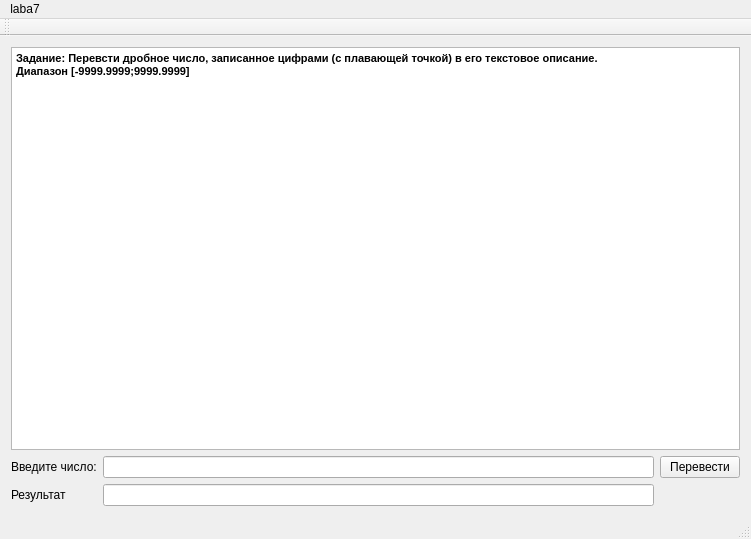
<?xml version="1.0" encoding="UTF-8"?>
<ui version="4.0">
 <class>laba7</class>
 <widget class="QMainWindow" name="laba7">
  <property name="geometry">
   <rect>
    <x>0</x>
    <y>0</y>
    <width>751</width>
    <height>539</height>
   </rect>
  </property>
  <property name="windowTitle">
   <string>laba7</string>
  </property>
  <widget class="QWidget" name="centralWidget">
   <layout class="QGridLayout" name="gridLayout">
    <item row="1" column="1">
     <widget class="QLineEdit" name="Number">
      <property name="focusPolicy">
       <enum>Qt::StrongFocus</enum>
      </property>
     </widget>
    </item>
    <item row="1" column="2">
     <widget class="QPushButton" name="pushButton">
      <property name="focusPolicy">
       <enum>Qt::StrongFocus</enum>
      </property>
      <property name="text">
       <string>Перевести</string>
      </property>
      <property name="shortcut">
       <string>Return</string>
      </property>
      <property name="autoDefault">
       <bool>false</bool>
      </property>
     </widget>
    </item>
    <item row="2" column="1">
     <widget class="QLineEdit" name="Result">
      <property name="focusPolicy">
       <enum>Qt::NoFocus</enum>
      </property>
      <property name="readOnly">
       <bool>true</bool>
      </property>
     </widget>
    </item>
    <item row="0" column="0" colspan="3">
     <widget class="QTextEdit" name="textEdit">
      <property name="focusPolicy">
       <enum>Qt::NoFocus</enum>
      </property>
      <property name="html">
       <string>&lt;!DOCTYPE HTML PUBLIC &quot;-//W3C//DTD HTML 4.0//EN&quot; &quot;http://www.w3.org/TR/REC-html40/strict.dtd&quot;&gt;
&lt;html&gt;&lt;head&gt;&lt;meta name=&quot;qrichtext&quot; content=&quot;1&quot; /&gt;&lt;style type=&quot;text/css&quot;&gt;
p, li { white-space: pre-wrap; }
&lt;/style&gt;&lt;/head&gt;&lt;body style=&quot; font-family:'MS Shell Dlg 2'; font-size:7.8pt; font-weight:400; font-style:normal;&quot;&gt;
&lt;p style=&quot; margin-top:0px; margin-bottom:0px; margin-left:0px; margin-right:0px; -qt-block-indent:0; text-indent:0px;&quot;&gt;&lt;span style=&quot; font-size:8pt; font-weight:600;&quot;&gt;Задание: Перевсти дробное число, записанное цифрами (с плавающей точкой) в его текстовое описание.&lt;/span&gt;&lt;/p&gt;
&lt;p style=&quot; margin-top:0px; margin-bottom:0px; margin-left:0px; margin-right:0px; -qt-block-indent:0; text-indent:0px;&quot;&gt;&lt;span style=&quot; font-size:8pt; font-weight:600;&quot;&gt;Диапазон [-9999.9999;9999.9999]&lt;/span&gt;&lt;/p&gt;&lt;/body&gt;&lt;/html&gt;</string>
      </property>
     </widget>
    </item>
    <item row="1" column="0">
     <widget class="QLabel" name="label">
      <property name="text">
       <string>Введите число:</string>
      </property>
     </widget>
    </item>
    <item row="2" column="0">
     <widget class="QLabel" name="label_2">
      <property name="text">
       <string>Результат</string>
      </property>
     </widget>
    </item>
   </layout>
  </widget>
  <widget class="QMenuBar" name="menuBar">
   <property name="geometry">
    <rect>
     <x>0</x>
     <y>0</y>
     <width>751</width>
     <height>26</height>
    </rect>
   </property>
   <widget class="QMenu" name="menulaba7">
    <property name="title">
     <string>laba7</string>
    </property>
   </widget>
   <addaction name="menulaba7"/>
  </widget>
  <widget class="QToolBar" name="mainToolBar">
   <attribute name="toolBarArea">
    <enum>TopToolBarArea</enum>
   </attribute>
   <attribute name="toolBarBreak">
    <bool>false</bool>
   </attribute>
  </widget>
  <widget class="QStatusBar" name="statusBar"/>
 </widget>
 <layoutdefault spacing="6" margin="11"/>
 <resources/>
 <connections/>
</ui>
